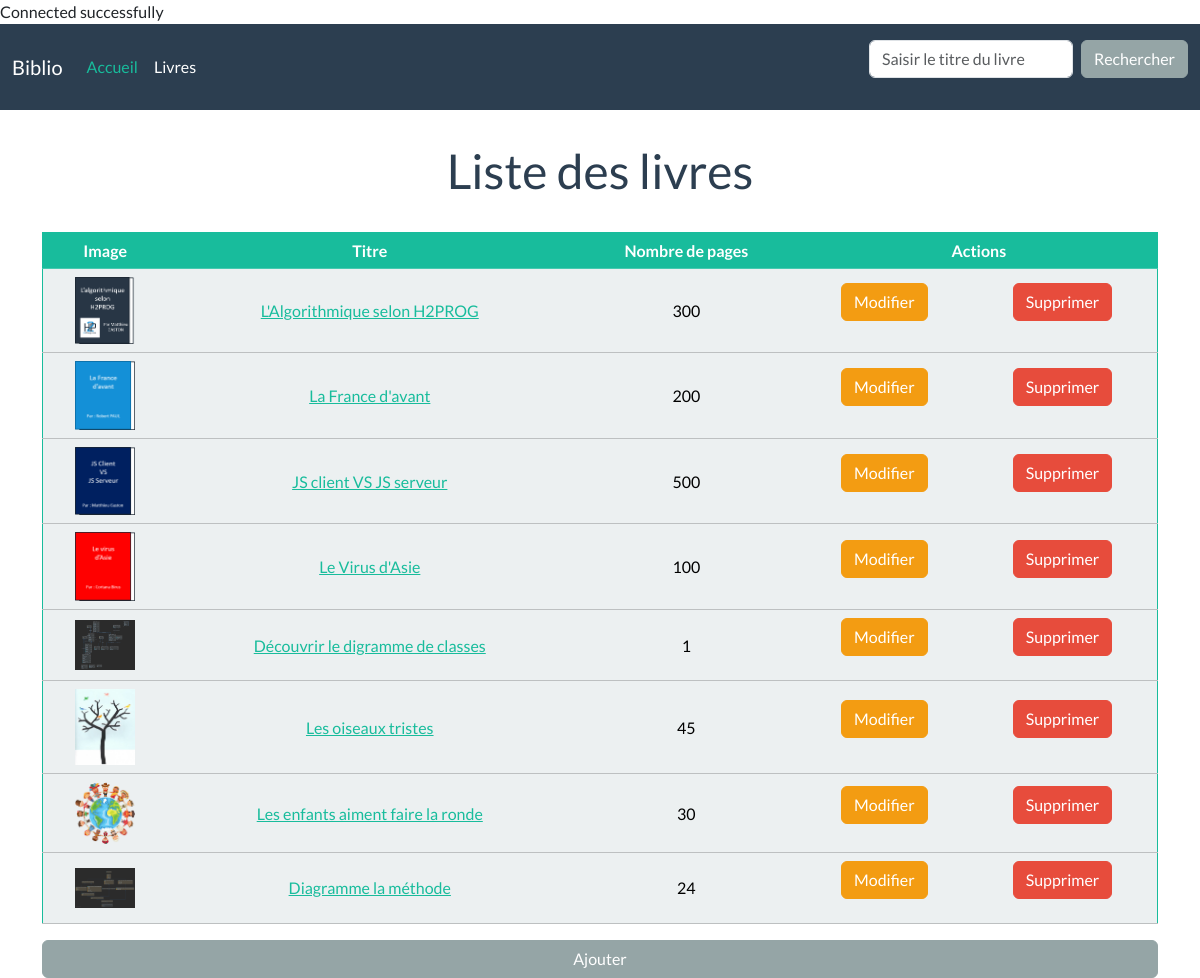
Screenshot of /livres with the database file from the repository.
### tables this page shows
CREATE TABLE `livres` (
  `id` int(11) NOT NULL,
  `titre` varchar(100) NOT NULL,
  `nbPages` int(11) NOT NULL,
  `image` varchar(100) NOT NULL
);

### models/ModelClasse.php (called while the page is built, shortened)
<?php
abstract class Model {
    private static $pdo;
    private function setBdd() {
        $url = getenv('JAWSDB_URL');
        if($url) {
            $dbparts = parse_url($url);
            $hostname = $dbparts['host'];
            $username = $dbparts['user'];
            $password = $dbparts['pass'];
            $database = ltrim($dbparts['path'],'/');
        }
        else {
            $hostname = 'localhost';
            $username = 'melissa';
            $password = 'melissa';
            $database = 'my_library';
        }
        try {
            self::$pdo = new PDO("mysql:host=$hostname;dbname=$database;charset=utf8", $username, $password);
            self::$pdo->setAttribute(PDO::ATTR_ERRMODE, PDO::ERRMODE_EXCEPTION);
            }
        catch(PDOException $e)
            {
            echo "Connection failed: " . $e->getMessage();
            }
    }
    protected function getBdd() {
        return self::$pdo;
    }
}

### controllers/LivreController.php (called while the page is built, shortened)
<?php
require_once("models/LivreManager.php");
class LivreController {
    private LivreManager $livreManager;
    public function __construct() {
        $this->livreManager = new LivreManager;
        $this->livreManager->chargementLivres();
    }
    public function afficherLivres() {
        $livres = $this->livreManager->getLivres();
        require("views/livresView.php");
    }
}

### models/LivreManager.php (called while the page is built, shortened)
<?php
require_once("ModelClasse.php");
require_once("LivreClasse.php");
class LivreManager extends Model {
    private array $livres;
    public function ajoutLivre(Livre $livre) {
        $this->livres[] = $livre;
    }
    public function getLivres() {
        return $this->livres;
    }
    public function chargementLivres() {
        $req = $this->getBdd()->prepare("SELECT * FROM livres");
        $req->execute();
    }
}

### models/LivreClasse.php (called while the page is built, shortened)
<?php
class Livre {
    private int $id;
    private string $titre;
    private int $nbPages;
    private string $image;
    public function __construct($id, $titre, $nbPages, $image) {
        $this->id = $id;
        $this->titre = $titre;
        $this->nbPages = $nbPages;
        $this->image = $image;
    }
    public function getId()
    {
        return $this->id;
    }
    public function getTitre()
    {
        return $this->titre;
    }
    public function getNbPages()
    {
        return $this->nbPages;
    }
    public function getImage()
    {
        return $this->image;
    }
}

### views/livresView.php (the view, shortened to what this page needs)
<table class="table table-hover text-center border border-success">
    <thead>
        <tr class="table-success">
            <th scope="col">Image</th>
            <th scope="col">Titre</th>
            <th scope="col">Nombre de pages</th>
            <th scope="col" colspan="2">Actions</th>
        </tr>
    </thead>
    <tbody>
    <?php
    for($i=0; $i < count($livres); $i++): ?>
        <tr class="table-light">
            <td class="align-middle"><img src="public/images/<?= $livres[$i]->getImage() ?>" alt="l'algo" width="60px"></td>
            <td class="align-middle"><a href="<?= URL ?>livres/l/<?=  urlencode(base64_encode($livres[$i]->getId())) ?>"><?= $livres[$i]->getTitre() ?></a></td>
            <td class="align-middle"><?= $livres[$i]->getNbPages() ?></td>
            <td class="align-middle">
                <form method="POST" action="<?= URL ?>livres/m/<?= urlencode(base64_encode($livres[$i]->getId())) ?>">
                    <button class="btn btn-warning" type="submit">Modifier</button>
                </form>
            </td>
            <td class="align-middle">
                <form method="POST" action="<?= URL ?>livres/s/<?= urlencode(base64_encode($livres[$i]->getId())) ?>" onSubmit="return confirm('Voulez-vous vraiment supprimer le livre ?'); ">
                    <button class="btn btn-danger" type="submit">Supprimer</button>
                </form>
            </td>
        </tr>
    <?php endfor ?>
    </tbody>
</table>
<a href="<?= URL ?>livres/a" class="btn btn-secondary d-block">Ajouter</a>
<?php
$content = ob_get_clean();
$titre = "Liste des livres";
require "template.php";
?>

### index.php (shortened to what this page needs)
<?php
require_once("controllers/LivreController.php");
$livreController = new LivreController;
try {
    if(empty($_GET['page'])){
        require("views/accueilView.php");
    }
    else {
        $url = explode("/", filter_var($_GET['page']), FILTER_SANITIZE_URL);
        switch($url[0]){
            case "livres":
                if(empty($url[1])){
                    $livreController->afficherLivres();
                } else if($url[1] === "l") {
                    $livreController->afficherLivre($url[2]);
                } else if($url[1] === "a") {
                    $livreController->ajoutLivre();
                } else if($url[1] === "m") {
                    $livreController->modifierLivre($url[2]);
                } else if($url[1] === "s") {
                    $livreController->supprimerLivre($url[2]);
                } else if($url[1] === "av") {
                    $livreController->ajoutLivreValidation();
                } else if($url[1] === "mv") {
                    $livreController->modifierLivreValidation();
                }
                else {
                    throw new Exception("La page n'existe pas.");
                }
            break;
        }
    }
}
catch(Exception $e) {
    $msg = $e->getMessage();
    require("views/errorsView.php");
}

### views/template.php (shortened to what this page needs)
<!DOCTYPE html>
<html lang="fr-FR">
<head>
    <link rel="stylesheet" href="https://bootswatch.com/5/flatly/bootstrap.min.css">
    <link rel="stylesheet" href="public/style.css">
</head>
<body>
    <header>
        <nav class="navbar navbar-expand-lg navbar-dark bg-primary">
            <div class="container-fluid">
                <a class="navbar-brand" href="<?= URL ?>accueil">Biblio</a>
                <div class="collapse navbar-collapse" id="navbarColor01">
                    <ul class="navbar-nav me-auto">
                        <li class="nav-item">
                            <a class="nav-link active" href="<?= URL ?>accueil">Accueil
                            </a>
                        </li>
                        <li class="nav-item">
                            <a class="nav-link" href="<?= URL ?>livres">Livres</a>
                        </li>
                    </ul>
                    <form class="d-flex">
                        <input class="form-control me-sm-2" type="text" placeholder="Saisir le titre du livre">
                        <button class="btn btn-secondary my-2 my-sm-0" type="submit">Rechercher</button>
                    </form>
                </div>
            </div>
        </nav>
    </header>
    <main>
        <div class="container">
            <h1 class="text-primary text-center p-2 m-4"><?= $titre ?> </h1>
            <?= $content ?>
        </div>
    </main>
</body>
</html>

### rows the page displays
livres: image (picture), titre "L'Algorithmique selon H2PROG", nbPages "300"
livres: image (picture), titre "La France d'avant", nbPages "200"
livres: image (picture), titre "JS client VS JS serveur", nbPages "500"
livres: image (picture), titre "Le Virus d'Asie", nbPages "100"
livres: image (picture), titre "Découvrir le digramme de classes", nbPages "1"
livres: image (picture), titre "Les oiseaux tristes", nbPages "45"
livres: image (picture), titre "Les enfants aiment faire la ronde", nbPages "30"
livres: image (picture), titre "Diagramme la méthode", nbPages "24"

### other values shown
$titre "Liste des livres"
